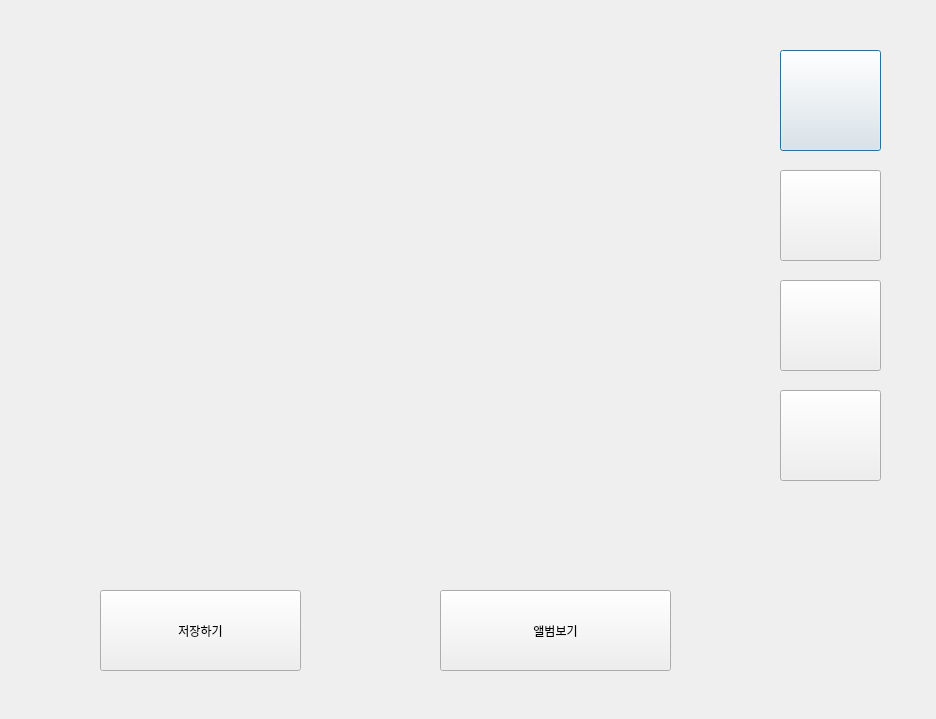
<?xml version="1.0" encoding="UTF-8"?>
<ui version="4.0">
 <class>Dialog</class>
 <widget class="QDialog" name="Dialog">
  <property name="geometry">
   <rect>
    <x>0</x>
    <y>0</y>
    <width>936</width>
    <height>719</height>
   </rect>
  </property>
  <property name="windowTitle">
   <string>Dialog</string>
  </property>
  <widget class="QPushButton" name="btn_faceswap">
   <property name="geometry">
    <rect>
     <x>780</x>
     <y>50</y>
     <width>101</width>
     <height>101</height>
    </rect>
   </property>
   <property name="text">
    <string/>
   </property>
   <property name="icon">
    <iconset>
     <normaloff>button/face_swap.png</normaloff>button/face_swap.png</iconset>
   </property>
   <property name="iconSize">
    <size>
     <width>100</width>
     <height>100</height>
    </size>
   </property>
   <property name="checkable">
    <bool>false</bool>
   </property>
   <property name="autoRepeat">
    <bool>false</bool>
   </property>
   <property name="autoExclusive">
    <bool>false</bool>
   </property>
  </widget>
  <widget class="QPushButton" name="btn_mask">
   <property name="geometry">
    <rect>
     <x>780</x>
     <y>170</y>
     <width>101</width>
     <height>91</height>
    </rect>
   </property>
   <property name="text">
    <string/>
   </property>
   <property name="icon">
    <iconset>
     <normaloff>button/mask_icon.png</normaloff>button/mask_icon.png</iconset>
   </property>
   <property name="iconSize">
    <size>
     <width>100</width>
     <height>100</height>
    </size>
   </property>
  </widget>
  <widget class="QPushButton" name="btn_rabbit">
   <property name="geometry">
    <rect>
     <x>780</x>
     <y>280</y>
     <width>101</width>
     <height>91</height>
    </rect>
   </property>
   <property name="text">
    <string/>
   </property>
   <property name="icon">
    <iconset>
     <normaloff>button/rabbit.png</normaloff>button/rabbit.png</iconset>
   </property>
   <property name="iconSize">
    <size>
     <width>100</width>
     <height>100</height>
    </size>
   </property>
  </widget>
  <widget class="QPushButton" name="btn_nomal">
   <property name="geometry">
    <rect>
     <x>780</x>
     <y>390</y>
     <width>101</width>
     <height>91</height>
    </rect>
   </property>
   <property name="text">
    <string/>
   </property>
   <property name="icon">
    <iconset>
     <normaloff>button/nomal.png</normaloff>button/nomal.png</iconset>
   </property>
   <property name="iconSize">
    <size>
     <width>100</width>
     <height>100</height>
    </size>
   </property>
  </widget>
  <widget class="QLabel" name="lb_camera">
   <property name="geometry">
    <rect>
     <x>60</x>
     <y>40</y>
     <width>640</width>
     <height>480</height>
    </rect>
   </property>
   <property name="text">
    <string/>
   </property>
  </widget>
  <widget class="QPushButton" name="btn_save">
   <property name="geometry">
    <rect>
     <x>100</x>
     <y>590</y>
     <width>201</width>
     <height>81</height>
    </rect>
   </property>
   <property name="text">
    <string>저장하기</string>
   </property>
  </widget>
  <widget class="QPushButton" name="btn_album">
   <property name="geometry">
    <rect>
     <x>440</x>
     <y>590</y>
     <width>231</width>
     <height>81</height>
    </rect>
   </property>
   <property name="text">
    <string>앨범보기</string>
   </property>
  </widget>
 </widget>
 <resources/>
 <connections/>
</ui>
